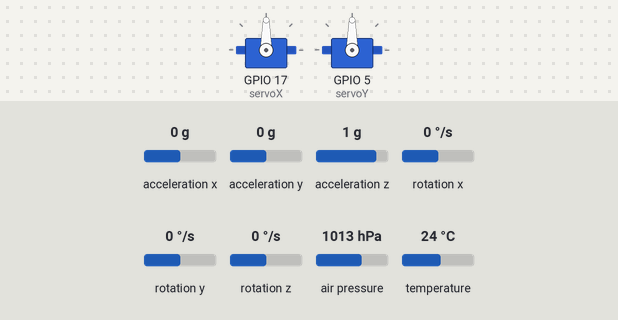
Simulated run of this sketch. Board: ESP32. On the bench: 2 × servo. Inputs (shaded band) come from the test bench; at power-on: rotation x 0 °/s, rotation y 0 °/s, acceleration x 0 g, acceleration y 0 g, acceleration z 1 g, rotation z 0 °/s, air pressure 1013 hPa, temperature 24 °C. What the sketch prints to the serial monitor is not drawn.

Above: at 1.2 s.
1.3 s: rotation x set to -192 °/s
At 4.1 s:
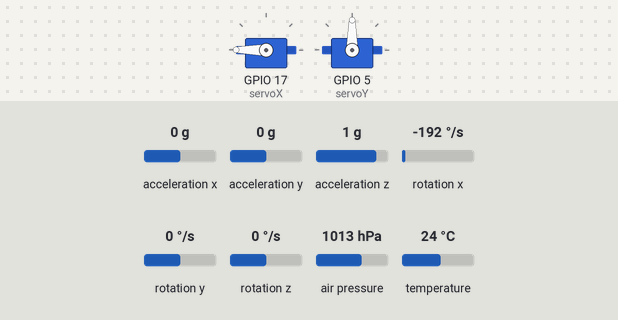
4.3 s: rotation y set to -100 °/s
At 4.52 s:
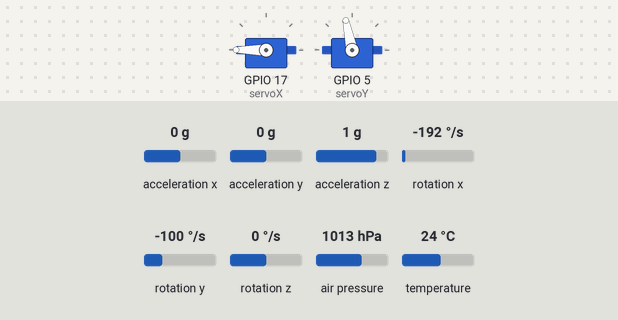
7.3 s: rotation x set to 192 °/s
At 10.13 s:
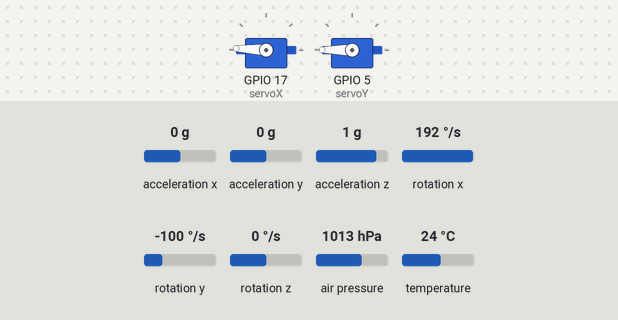
10.3 s: rotation y set to 100 °/s
At 10.54 s:
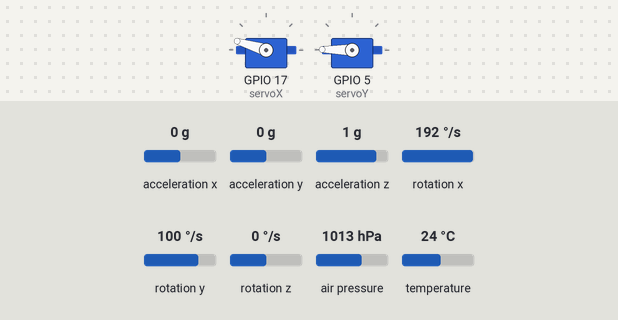
13.3 s: rotation x set to -100 °/s
16.3 s: rotation y set to -192 °/s
Timing chart, 0 to 31.4 s (numbered marks = the images above; inputs shaded):
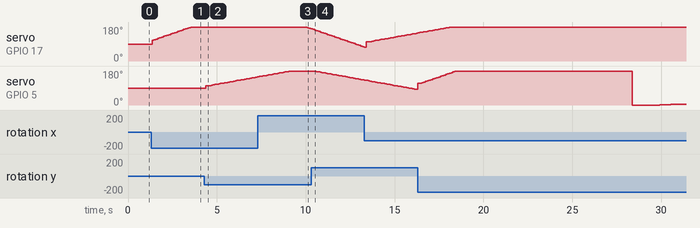

The sketch:

PIDGood1.ino
```cpp
//--- Bibliotheken für Sensoren, Kommunikation und Servo-Steuerung ---
#include <Wire.h>
#include <Adafruit_MPU6050.h>
#include <Adafruit_BMP085.h>
#include <esp_now.h>
#include <WiFi.h>
#include <ESP32Servo.h>  // ESP32Servo Bibliothek verwenden

//--- Sensor Objekte erstellen ---
Adafruit_MPU6050 mpu;
Adafruit_BMP085 bmp;

//--- Struktur für die zu sendenden Daten ---
typedef struct {
  float accelX, accelY, accelZ;  // Beschleunigung (X, Y, Z)
  float gyroX, gyroY, gyroZ;     // Gyroskopdaten (X, Y, Z)
  float pressure;                // Barometerdruck
  float altitude;                // Höhe
  float temperature;             // Temperatur
} SensorData;

SensorData sensorData;           // Variable für die Sensordaten

//--- MAC-Adresse des Empfängers ---
uint8_t broadcastAddress[] = {0xD0, 0xEF, 0x76, 0xEF, 0xCC, 0x64};

//--- Servo Objekte für TVC-Mount ---
Servo servoX;
Servo servoY;

//--- PID-Parameter (können nach Bedarf angepasst werden) ---
float Kp = 5.0;   // Proportional
float Ki = 1.0;   // Integral
float Kd = 0.5;   // Derivativ

//--- Variablen für PID-Steuerung der X- und Y-Achsen ---
float previousErrorX = 0, previousErrorY = 0;
float integralX = 0, integralY = 0;

//--- Sollwerte für die Raketenstabilisierung ---
float targetAngleX = 0.0;
float targetAngleY = 0.0;

//--- Callback für Sendestatus ---
void OnDataSent(const uint8_t *mac_addr, esp_now_send_status_t status) {
  Serial.print("Daten wurden gesendet: ");
  Serial.println(status == ESP_NOW_SEND_SUCCESS ? "Erfolgreich" : "Fehlgeschlagen");
}

//--- Setup-Funktion zur Initialisierung ---
void setup() {
  Serial.begin(115200);

  // Initialisierung der I2C-Schnittstelle
  Wire.begin();

  //--- MPU6050 Initialisierung ---
  if (!mpu.begin()) {
    Serial.println("MPU6050 nicht gefunden!");
    while (1);
  }

  //--- BMP180 Initialisierung ---
  if (!bmp.begin()) {
    Serial.println("BMP180 nicht gefunden!");
    while (1);
  }

  //--- WiFi und ESP-NOW Initialisierung ---
  WiFi.mode(WIFI_STA);
  WiFi.disconnect();

  if (esp_now_init() != ESP_OK) {
    Serial.println("Fehler bei ESP-NOW Initialisierung");
    return;
  }

  // Registrieren des Callback für gesendete Daten
  esp_now_register_send_cb(OnDataSent);

  // Empfänger hinzufügen
  esp_now_peer_info_t peerInfo;
  memcpy(peerInfo.peer_addr, broadcastAddress, 6);
  peerInfo.channel = 0;
  peerInfo.encrypt = false;

  if (esp_now_add_peer(&peerInfo) != ESP_OK) {
    Serial.println("Fehler beim Hinzufügen des Peers");
    return;
  }

  //--- Servo-Pins initialisieren ---
  servoX.attach(17);  // Servo für X-Achse
  servoY.attach(5);   // Servo für Y-Achse
}

//--- Funktion zum Sammeln und Senden der Sensordaten ---
void sendeSensordaten() {
  //--- MPU6050 Werte auslesen ---
  sensors_event_t a, g, temp;
  mpu.getEvent(&a, &g, &temp);

  sensorData.accelX = a.acceleration.x;
  sensorData.accelY = a.acceleration.y;
  sensorData.accelZ = a.acceleration.z;
  sensorData.gyroX = g.gyro.x;
  sensorData.gyroY = g.gyro.y;
  sensorData.gyroZ = g.gyro.z;
  sensorData.temperature = temp.temperature;

  //--- BMP180 Werte auslesen ---
  sensorData.pressure = bmp.readPressure();
  sensorData.altitude = bmp.readAltitude();

  //--- Senden der Daten über ESP-NOW ---
  esp_err_t result = esp_now_send(broadcastAddress, (uint8_t *)&sensorData, sizeof(sensorData));
  if (result == ESP_OK) {
    Serial.println("Daten erfolgreich gesendet");
  } else {
    Serial.println("Fehler beim Senden der Daten");
  }
}

//--- PID-Steuerungsfunktion für TVC-Mount ---
void PID_Controller() {
  //--- Fehler berechnen (Sollwinkel - aktueller Winkel aus Gyro) ---
  float errorX = targetAngleX - sensorData.gyroX;
  float errorY = targetAngleY - sensorData.gyroY;

  //--- Proportionalterm berechnen ---
  float PoutX = Kp * errorX;
  float PoutY = Kp * errorY;

  //--- Integralterm berechnen ---
  integralX += errorX;
  integralY += errorY;
  float IoutX = Ki * integralX;
  float IoutY = Ki * integralY;

  //--- Derivativterm berechnen ---
  float derivativeX = errorX - previousErrorX;
  float derivativeY = errorY - previousErrorY;
  float DoutX = Kd * derivativeX;
  float DoutY = Kd * derivativeY;

  //--- Gesamtausgabe berechnen ---
  float outputX = PoutX + IoutX + DoutX;
  float outputY = PoutY + IoutY + DoutY;

  //--- Servo-Positionen entsprechend den Ausgaben setzen ---
  servoX.write(90 + outputX);  // 90 als neutraler Mittelwert
  servoY.write(90 + outputY);

  //--- Aktuelle Fehler speichern ---
  previousErrorX = errorX;
  previousErrorY = errorY;
}

void loop() {
  //--- Sensordaten sammeln und senden ---
  sendeSensordaten();

  //--- PID-Steuerung für TVC-Mount durchführen ---
  PID_Controller();

  delay(100); // Alle 100 ms wiederholen
}
```

Measured:
- after the input at 1.3 s, servo on GPIO 17 (servoX): moves from 90° to 180° over 2.2 s, starting after 0.05 s
- after the input at 4.3 s, servo on GPIO 5 (servoY): moves from 90° to 149° over 2.9 s, starting after 0.07 s
- after the input at 7.3 s, servo on GPIO 17 (servoX): 180° → 177° after 2.8 s, → 173° 0.10 s later, → 170° 0.10 s later
- after the input at 10.3 s, servo on GPIO 5 (servoY): moves from 180° to 133° over 2.8 s, starting after 0.09 s
